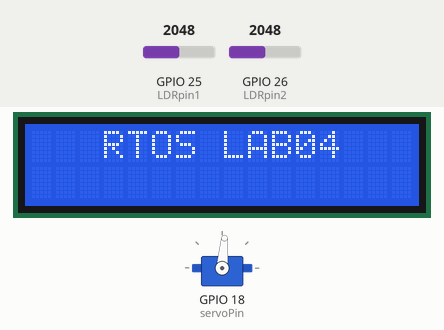
This sketch was run on a simulated ESP32. Shown: 16×2 character LCD, servo. The inputs (shaded band) are chosen by the test bench; at power-on: GPIO 25 (LDRpin1) = 2048, GPIO 26 (LDRpin2) = 2048 (analog values on the 0–4095 scale). WiFi joins after 1.5 s; servers stay silent unless stated.

Above: at 0.1 s.
At 1.2 s:
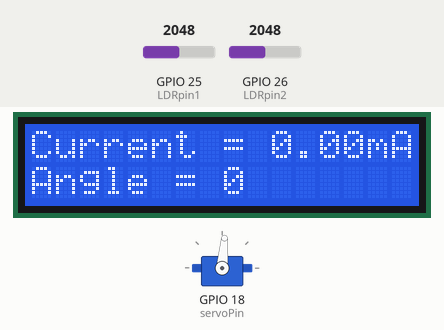

The sketch:

Final_Code.ino
```cpp
#include "WiFi.h"
#include "ESPAsyncWebServer.h"
#include <ESP32Servo.h>
#include <LiquidCrystal_I2C.h>

//Network Credentials
const char* ssid = "EN20417284";
const char* password = "12345678";

AsyncWebServer server(80);

LiquidCrystal_I2C lcd(0x27, 16, 2);

Servo myservo;  // create servo object to control a servo
int rotate_angle = 85;
int servoPin = 18;
int real_angle = 0;

void TaskCURRENT_MEASURING(void *parameter);
void TaskDISPLAY(void *parameter);
void TaskADC(void *parameters);
void TaskROTATE(void *parameters);
void TaskUpdateValues(void *parameters);
String processor(const String & var);
void TaskConnectToNet(void *parameters);


//HTML  -------------------------------------------------------------------------------------------------------------------------------------------------
const char index_html[] PROGMEM = R"===(
<!DOCTYPE HTML><html>
<head>
  <meta name="viewport" content="width=device-width, initial-scale=1">
  <link rel="stylesheet" href="https://use.fontawesome.com/releases/v5.7.2/css/all.css" integrity="sha384-fnmOCqbTlWIlj8LyTjo7mOUStjsKC4pOpQbqyi7RrhN7udi9RwhKkMHpvLbHG9Sr" crossorigin="anonymous">

  <style>
    html {
     font-family: Arial;
     display: inline-block;
     margin: 0px auto;
     text-align: center;
    }
    h2 { font-size: 3.0rem; }
    p { font-size: 3.0rem; }
    .units { font-size: 3rem;
             vertical-align:middle;
    }
    .labels{
      font-size: 5rem;
      vertical-align:middle;
      padding-bottom: 15px;
    }
  </style>
</head>
<body>
  <h2>ESP32 Solar Tracker Server</h2>
  <p>
    <span class="labels">Rotation</span>
    <span id="rotation">%ROTATION%</span>
    <sup class="units">&deg;</sup>
  </p>
  <p>
    <span class="labels">Current</span>
    <span id="humidity">%CURRENT%</span>
    <sup class="units">A</sup>
  </p>
</body>
<script>
setInterval(function ( ) {                /runs every 10 sencods/
  var xhttp = new XMLHttpRequest();
  xhttp.onreadystatechange = function() {
    if (this.readyState == 4 && this.status == 200) {
      document.getElementById("rotation").innerHTML = this.responseText;
    }
  };
  xhttp.open("GET", "/rotaion", true);         //gets the latest ROTATION
  xhttp.send();
}, 10000 ) ;
setInterval(function ( ) {
  var xhttp = new XMLHttpRequest();
  xhttp.onreadystatechange = function() {
    if (this.readyState == 4 && this.status == 200) {
      document.getElementById("current").innerHTML = this.responseText;
    }
  };
  xhttp.open("GET", "/current", true);
  xhttp.send();
}, 10000 ) ;
</script>
</html>)===";
//------------------------------------------------------------------------------------------------------------------------------------------------------------------------------

static TaskHandle_t task_DISPLAY = NULL;
static TaskHandle_t task_CURRENT_MEASURING = NULL;
static TaskHandle_t task_ADC = NULL;
static TaskHandle_t task_Rotate = NULL;

int LDRValue1 = 0;     // result of reading the analog pin
int LDRValue2 = 0;     // result of reading the analog pin
int LDRpin1 = 25;      // pin where we connected the LDR and the resistor
int LDRpin2 = 26;      // pin where we connected the LDR and the resistor

int current_sensor = 35;
float adc_voltage = 0.0;
float Voltage = 0.0;
float Current = 0.0;
float R1 = 30000.0;
float R2 = 7500.0;
float Reference_Voltage = 3.3;


//---------------------------------------------------------------------------------------------------------------------------------------------------------------------------------
void setup() {
  Serial.begin(115200);
  lcd.init();
  lcd.backlight();
  lcd.setCursor(0, 0);

  pinMode(current_sensor, INPUT);
  pinMode(LDRpin1, INPUT);
  pinMode(LDRpin2, INPUT);

  ESP32PWM::allocateTimer(0);
  ESP32PWM::allocateTimer(1);
  ESP32PWM::allocateTimer(2);
  ESP32PWM::allocateTimer(3);
  myservo.setPeriodHertz(50);    // standard 50 hz servo
  myservo.attach(servoPin, 1000, 2000); // attaches the servo on pin 18 to the servo object
  // using default min/max of 1000us and 2000us
  // different servos may require different min/max settings
  // for an accurate 0 to 180 sweep
  myservo.write(rotate_angle);

  lcd.setCursor(3, 0);
  lcd.print("RTOS LAB04");
  vTaskDelay(pdMS_TO_TICKS(1000));
  lcd.clear();

  lcd.setCursor(0, 0);
  lcd.print("Current = ");
  lcd.print(Current);
  lcd.print("mA");
  lcd.setCursor(0, 1);
  lcd.print("Angle = ");
  lcd.print(real_angle);

  vTaskDelay(pdMS_TO_TICKS(1000));

  xTaskCreatePinnedToCore(TaskConnectToNet,
                          "IoT",
                          6000,
                          NULL,
                          1,
                          NULL,
                          1);

  xTaskCreatePinnedToCore(TaskDISPLAY,
                          "Task DISPLAY Core1",
                          2500,
                          NULL,
                          1,
                          &task_DISPLAY,
                          1);

  xTaskCreatePinnedToCore(TaskCURRENT_MEASURING,
                          "Task CURRENT_MEASURING Core1",
                          2500,
                          NULL,
                          1,
                          &task_CURRENT_MEASURING,
                          1);

  xTaskCreatePinnedToCore(TaskADC,
                          "Task ADC Core1",
                          2500,
                          NULL,
                          1,
                          &task_ADC,
                          1);

  xTaskCreatePinnedToCore(TaskROTATE,
                          "Task Rotate Core1",
                          6000,
                          NULL,
                          1,
                          &task_Rotate,
                          1);

  xTaskCreatePinnedToCore(TaskUpdateValues,
                          "Task Update values",
                          6000,
                          NULL,
                          1,
                          NULL,
                          0);


  server.begin();
}

//-------------------------------------------------------------------------------------------------------------------------------------------------------------------------------------
void loop() {}

//--------------------------------------------------------------------------------------------------------------------------------------------------------------------------------------

void TaskCURRENT_MEASURING(void *parameter) {
  while (1) {
    analogReadResolution(10);
    float current_sensor_adc_value = analogRead(current_sensor);
    adc_voltage  = (current_sensor_adc_value * Reference_Voltage) / 1024.0;
    Voltage = adc_voltage / (R2 / (R1 + R2));
    Current = (Voltage / 1000) * 1000;
  }
}
//--------------------------------------------------------------------------------------------------------------------------------------------------------------------------------------
void TaskDISPLAY(void *parameter) {
  while (1) {
    lcd.clear();
    lcd.setCursor(0, 0);
    lcd.print("Current = ");
    lcd.print(Current);
    lcd.print("mA");
    lcd.setCursor(0, 1);
    lcd.print("Angle = ");
    lcd.print(real_angle);

    vTaskDelay(pdMS_TO_TICKS(500));
    lcd.clear();
  }
}
//--------------------------------------------------------------------------------------------------------------------------------------------------------------------------------------

void TaskADC(void *parameters) {
  while (1) {
    analogReadResolution(10);
    LDRValue1 = analogRead(LDRpin1);      // read the value from the LDR
    analogReadResolution(10);
    LDRValue2 = analogRead(LDRpin2);      // read the value from the LDR
  }
}
//--------------------------------------------------------------------------------------------------------------------------------------------------------------------------------------

void TaskROTATE(void *parameters) {

  while (1) {

    if (LDRValue1 < LDRValue2) {  //rotate left
      vTaskDelay(pdMS_TO_TICKS(10));
      while (( ((LDRValue2 - 50) < LDRValue1) & (LDRValue1 < (LDRValue2 + 50)) ) == 0) {
        if (rotate_angle > 10) {
          rotate_angle = rotate_angle - 3;
          myservo.write(rotate_angle);
          real_angle = 45 - (rotate_angle / 2);
        }
        vTaskDelay(pdMS_TO_TICKS(10));
      }
    }
    if (LDRValue1 > LDRValue2) {

      vTaskDelay(pdMS_TO_TICKS(10));
      while (( ((LDRValue1 - 50) < LDRValue2) & (LDRValue2 < (LDRValue1 + 50)) ) == 0) {
        if (rotate_angle < 180) {
          rotate_angle = rotate_angle + 3;
          myservo.write(rotate_angle);
          real_angle = 45 - (rotate_angle / 2);
        }
        vTaskDelay(pdMS_TO_TICKS(10));
      }
    }
  }
}
//--------------------------------------------------------------------------------------------------------------------------------------------------------------------------------------
void TaskConnectToNet(void *parameters) {

  // Connect to Wi-Fi
  WiFi.begin(ssid, password);
  while (WiFi.status() != WL_CONNECTED) {
    delay(1000);
    Serial.println("Connecting to WiFi..");
  }

  // Print ESP32 Local IP Address
  Serial.println(WiFi.localIP());
}

//--------------------------------------------------------------------------------------------------------------------------------------------------------------------------------------
void TaskUpdateValues(void *parameters) {

  // Route for root / web page
  server.on("/", HTTP_GET, [](AsyncWebServerRequest * request) {
    request->send_P(200, "text/html", index_html, processor);
  });
  server.on("/rotation", HTTP_GET, [](AsyncWebServerRequest * request) {
    request->send_P(200, "text/plain", String(real_angle).c_str());
  });
  server.on("/current", HTTP_GET, [](AsyncWebServerRequest * request) {
    request->send_P(200, "text/plain", String(Current).c_str());
  });
}
//------------------------------------------------------------------------------------------------------------------------------------------------------------------------------------


  // Replaces placeholder with new values
  String processor(const String & var) {
    if (var == "ROTATION") {
      return String(real_angle);
    }
    else if (var == "CURRENT") {
      return String(Current);
    }
    return String();
  }
```
